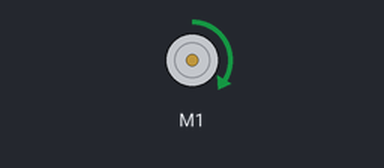
Recording of a program running on a simulated Raspberry Pi Pico running CircuitPython. Parts: DC motor (green arrow = forward, orange = backward, longer = faster). What the program prints to the serial console is not drawn.

Above: at 0.5 s.
Timing chart, 0 to 4.6 s (numbered marks = the images above):
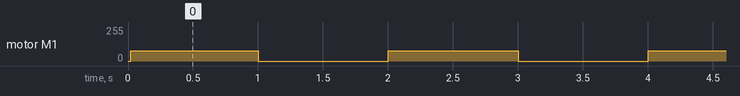

Measured:
- by itself, motor M1: alternates forward 76/255 for 1.0 s and stopped for 1.0 s

The program:

code.py
```python
from adafruit_motor import motor
import time
import board
import pwmio

pwm_a = pwmio.PWMOut(board.GP0, frequency=50)
pwm_b = pwmio.PWMOut(board.GP2, frequency=50)

stirring = motor.DCMotor(pwm_a, pwm_b)
stirring.throttle = 0

print("motor set up")

while True:
    print("running loop at .3")
    stirring.throttle = 0.3
    time.sleep(1)
    stirring.throttle = 0
    time.sleep(1)
```
